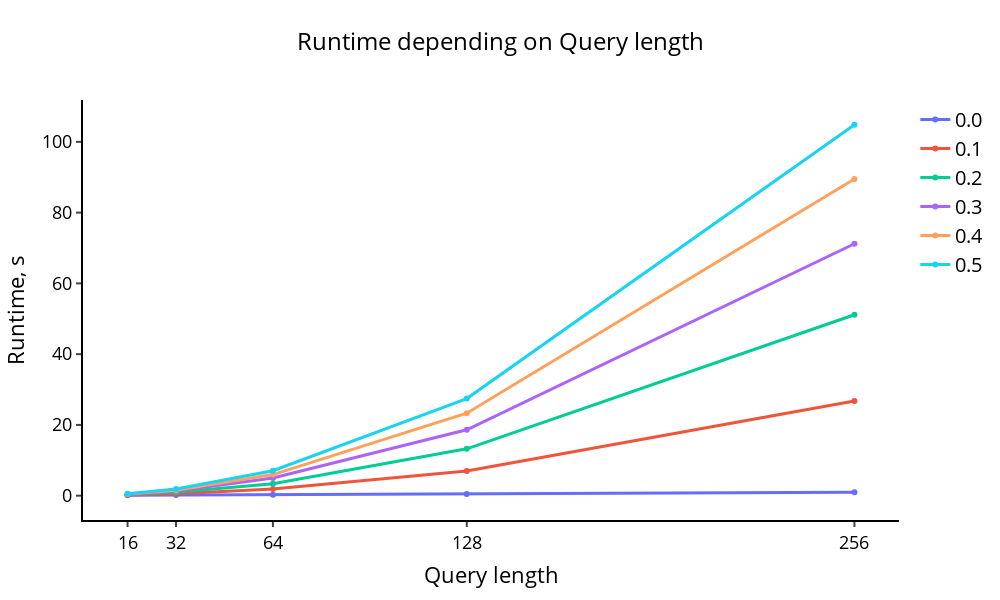

Source (notebook cell):
### Markdown cell above
Эксперимент 2

### Code cell
m_list = [2**4, 2**5, 2**6, 2**7, 2**8] # lengths of query
r_list = np.round(np.arange(0, 0.6, 0.1), 2).tolist() # sizes of warping window
n = 2**12 # length of time series

exp2_params = {
    'varying': {'m': m_list,
                'r': r_list},
    'fixed': {'n': n}
}
exp2_data = {
    'ts': {str(n): []},
    'query': dict.fromkeys(map(str, m_list), []),
}

# --- INSERT YOUR CODE (Генерация и запуск) ---

# 1. Генерация данных
# Один длинный ряд
exp2_data['ts'][str(n)] = random_walk(n)

# Запросы разной длины
for m_val in m_list:
    exp2_data['query'][str(m_val)] = random_walk(m_val)

# 2. Запуск эксперимента
results_exp2 = run_experiment(algorithm, task, exp2_data, exp2_params, algorithm_params)

# --- INSERT YOUR CODE (Визуализация) ---
comparison_param = np.array(r_list)

visualize_plot_times(results_exp2, comparison_param, exp2_params)

### Figure 1 — Plotly figure (JSON) as saved in the notebook; plotly's stock layout.template omitted (floating-point values rounded to 4 significant figures)
{"data": [{"line": {"width": 3}, "name": "0.0", "type": "scatter", "x": [16, 32, 64, 128, 256], "y": [0.1227, 0.1752, 0.285, 0.5069, 0.9413]}, {"line": {"width": 3}, "name": "0.1", "type": "scatter", "x": [16, 32, 64, 128, 256], "y": [0.1835, 0.5799, 1.903, 6.974, 26.79]}, {"line": {"width": 3}, "name": "0.2", "type": "scatter", "x": [16, 32, 64, 128, 256], "y": [0.3079, 0.9499, 3.385, 13.23, 51.12]}, {"line": {"width": 3}, "name": "0.3", "type": "scatter", "x": [16, 32, 64, 128, 256], "y": [0.3642, 1.303, 4.99, 18.63, 71.2]}, {"line": {"width": 3}, "name": "0.4", "type": "scatter", "x": [16, 32, 64, 128, 256], "y": [0.4574, 1.556, 5.962, 23.3, 89.47]}, {"line": {"width": 3}, "name": "0.5", "type": "scatter", "x": [16, 32, 64, 128, 256], "y": [0.5324, 1.869, 7.049, 27.45, 104.8]}], "layout": {"height": 600, "legend": {"font": {"color": "black", "size": 20}}, "paper_bgcolor": "rgba(0,0,0,0)", "plot_bgcolor": "rgba(0,0,0,0)", "title": {"font": {"color": "black", "size": 24}, "text": "Runtime depending on Query length", "x": 0.5, "xanchor": "center"}, "width": 1000, "xaxis": {"linecolor": "#000", "linewidth": 2, "showgrid": false, "tickfont": {"color": "black", "size": 18}, "ticks": "outside", "tickvals": [16, 32, 64, 128, 256], "tickwidth": 2, "title": {"font": {"color": "black", "size": 22}, "text": "Query length"}}, "yaxis": {"linecolor": "#000", "linewidth": 2, "showgrid": false, "tickfont": {"color": "black", "size": 18}, "ticks": "outside", "tickwidth": 2, "title": {"font": {"color": "black", "size": 22}, "text": "Runtime, s"}, "zeroline": false}}}
